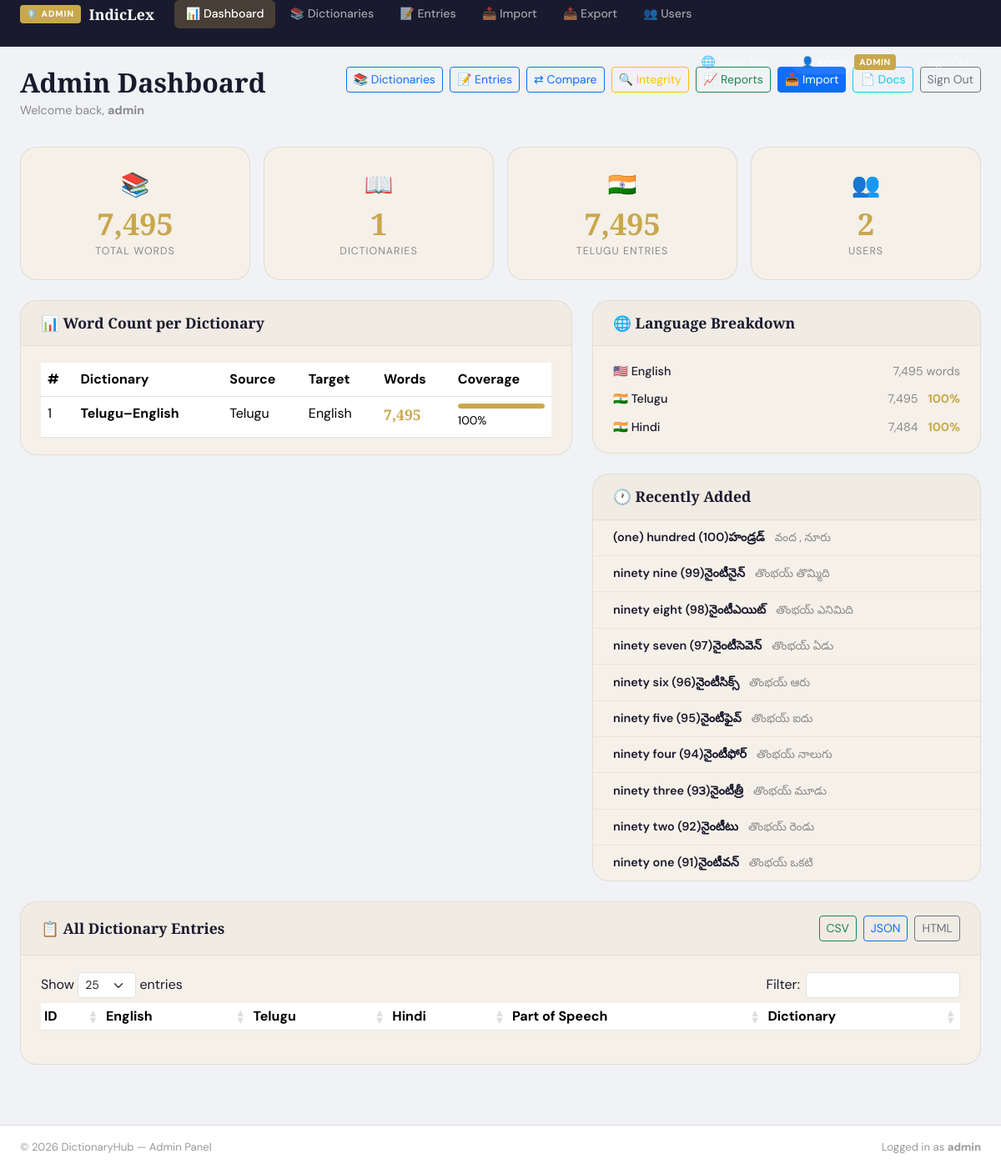
Before: /index.php?page=admin_dashboard (signed in) with the older database file.
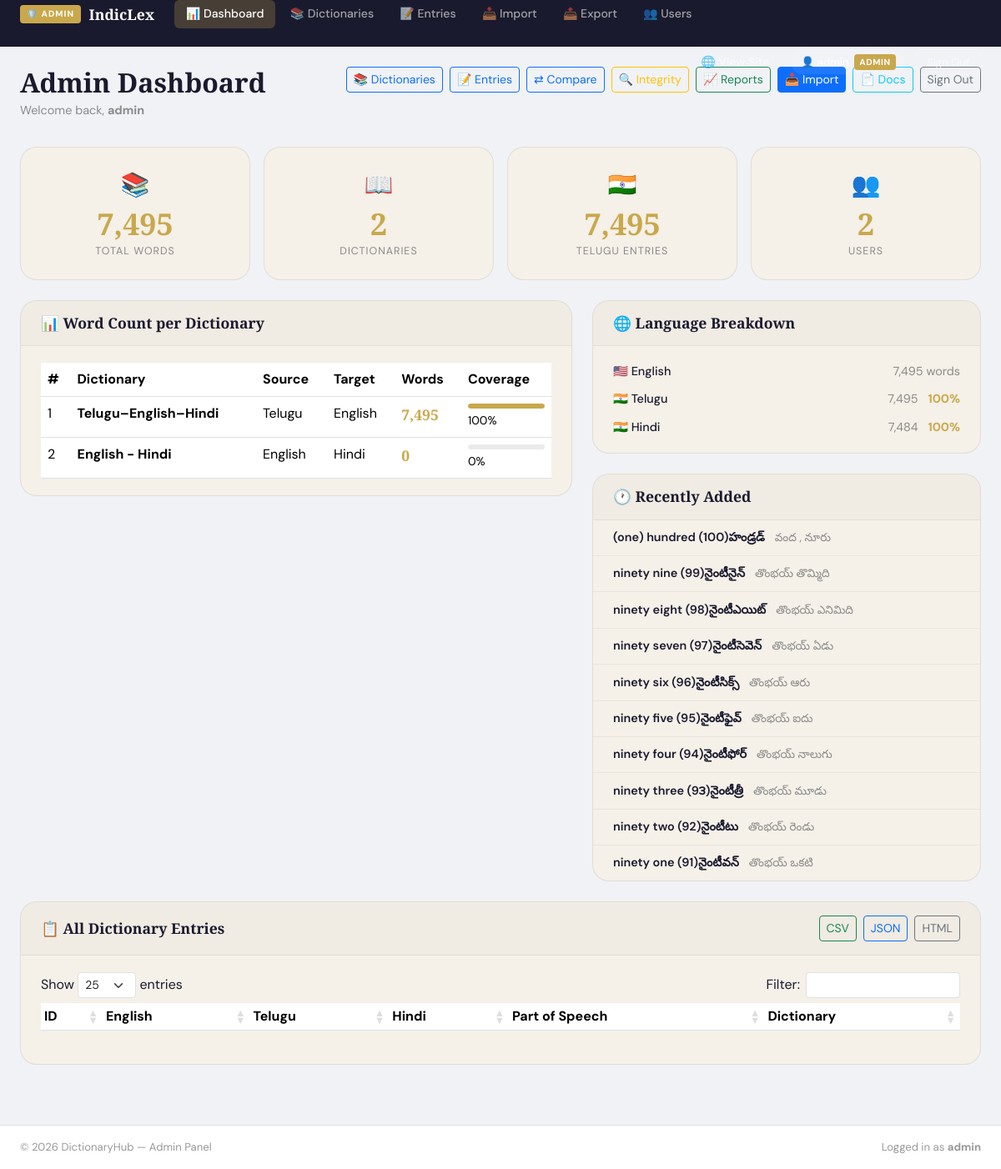
After: the same page with the newer database file.
### tables this page shows
CREATE TABLE `dictionaries` (
  `id` int(10) UNSIGNED NOT NULL,
  `name` varchar(255) NOT NULL,
  `description` text DEFAULT NULL,
  `source_lang` varchar(50) NOT NULL DEFAULT 'Telugu',
  `target_lang` varchar(50) NOT NULL DEFAULT 'English',
  `created_by` int(10) UNSIGNED DEFAULT NULL,
  `created_at` timestamp NOT NULL DEFAULT current_timestamp()
);

### includes/auth.php (called while the page is built, shortened)
<?php
function is_logged_in() {
    return isset($_SESSION['user_id']) && !empty($_SESSION['user_id']);
}
function current_user() {
    return [
        'id'       => $_SESSION['user_id'],
        'username' => $_SESSION['username'],
        'role'     => $_SESSION['role'],
    ];
}

### includes/admin_stats_data.php (called while the page is built, shortened)
<?php
$r = $db->query("SELECT COUNT(*) AS total FROM dictionary_entries");
if ($r) {
    $total_words = (int) $r->fetch_assoc()['total'];
}
$r = $db->query("SELECT COUNT(*) AS total FROM dictionaries");
if ($r) {
    $total_dicts = (int) $r->fetch_assoc()['total'];
}
$r = $db->query("SELECT COUNT(*) AS total FROM users");
if ($r) {
    $total_users = (int) $r->fetch_assoc()['total'];
}
$r = $db->query("SELECT COUNT(*) AS total FROM dictionary_entries WHERE telugu != '' AND telugu IS NOT NULL");
if ($r) {
    $with_telugu = (int) $r->fetch_assoc()['total'];
}
$r = $db->query("SELECT COUNT(*) AS total FROM dictionary_entries WHERE hindi != '' AND hindi IS NOT NULL");
if ($r) {
    $with_hindi = (int) $r->fetch_assoc()['total'];
}

### pages/admin_dashboard.php (the view, shortened to what this page needs)
<?php
require_once __DIR__ . '/../includes/auth.php';
require_once __DIR__ . '/../includes/db.php';
require_once __DIR__ . '/../includes/admin_stats_data.php';
$dict_stats = [];
$r = $db->query("
    SELECT d.id, d.name, d.source_lang, d.target_lang,
           COUNT(de.id) AS word_count
    FROM dictionaries d
    LEFT JOIN dictionary_entries de ON de.dictionary_id = d.id
    GROUP BY d.id, d.name, d.source_lang, d.target_lang
    ORDER BY word_count DESC
");
if ($r) while ($row = $r->fetch_assoc()) $dict_stats[] = $row;
$recent = [];
$r = $db->query("
    SELECT de.word, de.telugu, de.hindi, d.name AS dictionary_name
    FROM dictionary_entries de
    JOIN dictionaries d ON de.dictionary_id = d.id
    ORDER BY de.id DESC LIMIT 10
");
if ($r) while ($row = $r->fetch_assoc()) $recent[] = $row;
?>
<link rel="stylesheet" href="https://cdn.datatables.net/1.13.7/css/dataTables.bootstrap5.min.css">
<div class="admin-wrap">
  <div class="container-fluid px-4 py-4">
    <div class="admin-page-header">
      <div>
        <h1 class="admin-title">Admin Dashboard</h1>
        <p class="admin-subtitle">Welcome back, <strong><?php echo htmlspecialchars(current_user()['username']); ?></strong></p>
      </div>
      <div class="admin-header-actions d-flex flex-wrap gap-2">
        <a href="index.php?page=admin_dictionaries" class="btn btn-outline-primary btn-sm">📚 Dictionaries</a>
        <a href="index.php?page=admin_entries"      class="btn btn-outline-primary btn-sm">📝 Entries</a>
        <a href="index.php?page=admin_compare"      class="btn btn-outline-primary btn-sm">⇄ Compare</a>
        <a href="index.php?page=admin_integrity"    class="btn btn-outline-warning btn-sm">🔍 Integrity</a>
        <a href="index.php?page=admin_reports"      class="btn btn-outline-success btn-sm">📈 Reports</a>
        <a href="index.php?page=admin_import"       class="btn btn-primary btn-sm">📥 Import</a>
        <a href="index.php?page=admin_docs"         class="btn btn-outline-info btn-sm">📄 Docs</a>
        <a href="index.php?page=logout"             class="btn btn-outline-secondary btn-sm">Sign Out</a>
      </div>
    </div>
    <?php require __DIR__ . '/../includes/admin_stats_cards.php'; ?>
    <div class="row g-4 mb-4">
      <div class="col-md-7">
        <div class="admin-card">
          <div class="admin-card-header"><h5>📊 Word Count per Dictionary</h5></div>
          <div class="admin-card-body">
            <table class="table table-hover mb-0">
              <thead>
                <tr><th>#</th><th>Dictionary</th><th>Source</th><th>Target</th><th>Words</th><th>Coverage</th></tr>
              </thead>
              <tbody>
                <?php foreach ($dict_stats as $i => $d):
                  $pct = $total_words > 0 ? round(($d['word_count'] / $total_words) * 100) : 0;
                ?>
                  <tr>
                    <td><?php echo $i + 1; ?></td>
                    <td><strong><?php echo htmlspecialchars($d['name']); ?></strong></td>
                    <td><?php echo htmlspecialchars($d['source_lang']); ?></td>
                    <td><?php echo htmlspecialchars($d['target_lang']); ?></td>
                    <td><span class="admin-word-count"><?php echo number_format($d['word_count']); ?></span></td>
                    <td>
                      <div class="admin-progress">
                        <div class="admin-progress-bar" style="width:<?php echo $pct; ?>%"></div>
                      </div>
                      <small><?php echo $pct; ?>%</small>
                    </td>
                  </tr>
                <?php endforeach; ?>
              </tbody>
            </table>
          </div>
        </div>
      </div>
      <div class="col-md-5">
        <div class="admin-card mb-4">
          <div class="admin-card-header"><h5>🌐 Language Breakdown</h5></div>
          <div class="admin-card-body">
            <div class="lang-breakdown">
              <div class="lang-row">
                <span class="lang-name">🇺🇸 English</span>
                <span class="lang-count"><?php echo number_format($total_words); ?> words</span>
              </div>
              <div class="lang-row">
                <span class="lang-name">🇮🇳 Telugu</span>
                <span class="lang-count"><?php echo number_format($with_telugu); ?></span>
                <span class="lang-pct"><?php echo $total_words > 0 ? round(($with_telugu / $total_words) * 100) : 0; ?>%</span>
              </div>
              <div class="lang-row">
                <span class="lang-name">🇮🇳 Hindi</span>
                <span class="lang-count"><?php echo number_format($with_hindi); ?></span>
                <span class="lang-pct"><?php echo $total_words > 0 ? round(($with_hindi / $total_words) * 100) : 0; ?>%</span>
              </div>
            </div>
          </div>
        </div>
        <div class="admin-card">
          <div class="admin-card-header"><h5>🕐 Recently Added</h5></div>
          <div class="admin-card-body p-0">
            <ul class="admin-recent-list">
              <?php foreach ($recent as $entry): ?>
                <li class="admin-recent-item">
                  <div class="admin-recent-word"><?php echo htmlspecialchars($entry['word']); ?></div>
                  <div class="admin-recent-trans"><?php echo htmlspecialchars($entry['telugu'] ?: '—'); ?></div>
                </li>
              <?php endforeach; ?>
            </ul>
          </div>
        </div>
      </div>
    </div>
    <div class="admin-card">
      <div class="admin-card-header d-flex justify-content-between align-items-center">
        <h5 class="mb-0">📋 All Dictionary Entries</h5>
        <div class="d-flex gap-2">
          <a href="index.php?page=upload&action=export&format=csv"  class="btn btn-outline-success btn-sm">CSV</a>
          <a href="index.php?page=upload&action=export&format=json" class="btn btn-outline-primary btn-sm">JSON</a>
          <a href="index.php?page=upload&action=export&format=html" class="btn btn-outline-secondary btn-sm">HTML</a>
        </div>
      </div>
      <div class="admin-card-body">
        <table id="entriesTable" class="table table-hover table-sm" style="width:100%">
          <thead>
            <tr>
              <th>ID</th><th>English</th><th>Telugu</th>
              <th>Hindi</th><th>Part of Speech</th><th>Dictionary</th>
            </tr>
          </thead>
        </table>
      </div>
    </div>
  </div>
</div>

### index.php (shortened to what this page needs)
<?php
require_once 'includes/auth.php';
$page = isset($_GET['page']) ? $_GET['page'] : 'home';
$admin_pages = [
    'admin_dashboard',
    'admin_import',
    'upload',
    'admin_dictionaries',
    'admin_entries',
    'admin_compare',
    'admin_integrity',
    'admin_reports',
    'admin_docs'
];
if (in_array($page, $admin_pages)) {
    require 'includes/admin_header.php';
    require "pages/{$page}.php";
    require 'includes/admin_footer.php';
    exit;
}
?>

### includes/admin_header.php (shortened to what this page needs)
<?php
$current_page = isset($_GET['page']) ? $_GET['page'] : '';
$user         = current_user();
?>
<!DOCTYPE html>
<html lang="en" data-bs-theme="light">
<head>
  <link href="https://cdn.jsdelivr.net/npm/bootstrap@5.3.2/dist/css/bootstrap.min.css" rel="stylesheet">
  <link rel="stylesheet" href="assets/css/style.css">
  <link rel="stylesheet" href="assets/css/admin.css">
</head>
<body class="admin-body">
<nav class="admin-navbar">
  <div class="admin-navbar-brand">
    <span class="admin-badge">🛡️ ADMIN</span>
    <a href="index.php?page=admin_dashboard" class="admin-site-name">IndicLex</a>
  </div>
  <ul class="admin-nav-links">
    <li>
      <a href="index.php?page=admin_dashboard" class="admin-nav-link <?php echo $current_page === 'admin_dashboard' ? 'active' : ''; ?>">
        📊 Dashboard
      </a>
    </li>
    <li>
      <a href="index.php?page=admin_dictionaries" class="admin-nav-link <?php echo $current_page === 'admin_dictionaries' ? 'active' : ''; ?>">
        📚 Dictionaries
      </a>
    </li>
    <li>
      <a href="index.php?page=admin_entries" class="admin-nav-link <?php echo $current_page === 'admin_entries' ? 'active' : ''; ?>">
        📝 Entries
      </a>
    </li>
    <li>
      <a href="index.php?page=admin_import" class="admin-nav-link <?php echo $current_page === 'admin_import' ? 'active' : ''; ?>">
        📥 Import
      </a>
    </li>
    <li>
      <a href="index.php?page=upload" class="admin-nav-link <?php echo $current_page === 'upload' ? 'active' : ''; ?>">
        📤 Export
      </a>
    </li>
    <li>
      <a href="index.php?page=admin_users" class="admin-nav-link <?php echo $current_page === 'admin_users' ? 'active' : ''; ?>">
        👥 Users
      </a>
    </li>
  </ul>
  <div class="admin-navbar-right">
    <a href="index.php" class="admin-nav-link" target="_blank">🌐 View Site</a>
    <div class="admin-user-pill">
      👤 <?php echo htmlspecialchars($user['username']); ?>
      <span class="admin-role-tag">admin</span>
    </div>
    <a href="index.php?page=logout" class="admin-logout-btn">Sign Out</a>
  </div>
</nav>

### includes/admin_stats_cards.php (shortened to what this page needs)
<div class="row g-3 mb-4 admin-stats-cards" id="admin-stats-cards">
  <div class="col-6 col-md-3">
    <div class="admin-stat-card">
      <div class="admin-stat-icon">📚</div>
      <div class="admin-stat-num" id="stat-total-words"><?php echo number_format($total_words); ?></div>
      <div class="admin-stat-label">Total Words</div>
    </div>
  </div>
  <div class="col-6 col-md-3">
    <div class="admin-stat-card">
      <div class="admin-stat-icon">📖</div>
      <div class="admin-stat-num" id="stat-total-dicts"><?php echo number_format($total_dicts); ?></div>
      <div class="admin-stat-label">Dictionaries</div>
    </div>
  </div>
  <div class="col-6 col-md-3">
    <div class="admin-stat-card">
      <div class="admin-stat-icon">🇮🇳</div>
      <div class="admin-stat-num" id="stat-with-telugu"><?php echo number_format($with_telugu); ?></div>
      <div class="admin-stat-label">Telugu Entries</div>
    </div>
  </div>
  <div class="col-6 col-md-3">
    <div class="admin-stat-card">
      <div class="admin-stat-icon">👥</div>
      <div class="admin-stat-num" id="stat-total-users"><?php echo number_format($total_users); ?></div>
      <div class="admin-stat-label">Users</div>
    </div>
  </div>
</div>

### includes/admin_footer.php (shortened to what this page needs)
<footer class="admin-footer">
  <div>© <?php echo date('Y'); ?> DictionaryHub — Admin Panel</div>
  <div>Logged in as <strong><?php echo htmlspecialchars(current_user()['username']); ?></strong></div>
</footer>
</body>
</html>

### assets/css/style.css (style rules this page uses)
:root { --ink: #1a1a2e; --cream: #f5f0e8; --gold: #c9a84c; --accent: #e05a3a; --muted: #8a8a8a; }
* { box-sizing: border-box; }
body { font-family: 'DM Sans', sans-serif; background-color: var(--cream); color: var(--ink); transition: background 0.4s, color 0.4s; overflow-x: hidden; }
.admin-stat-card { background: var(--cream); border: 1.5px solid rgba(0,0,0,0.08); border-radius: 20px; padding: 1.5rem; text-align: center; transition: transform 0.2s, box-shadow 0.2s; }
.admin-stat-icon { font-size: 1.75rem; margin-bottom: 0.5rem; }
.admin-stat-num { font-family: 'Playfair Display', serif; font-size: 2.25rem; font-weight: 700; color: var(--gold); line-height: 1; }
.admin-stat-label { font-size: 0.78rem; text-transform: uppercase; letter-spacing: 0.08em; color: var(--muted); margin-top: 0.3rem; }
.admin-card { background: var(--cream); border: 1.5px solid rgba(0,0,0,0.08); border-radius: 20px; overflow: hidden; }
.admin-card-header { padding: 1rem 1.5rem; border-bottom: 1px solid rgba(0,0,0,0.06); background: rgba(0,0,0,0.02); }
.admin-card-header h5 { font-family: 'Playfair Display', serif; font-size: 1.1rem; font-weight: 700; margin: 0; }
.admin-card-body { padding: 1.25rem 1.5rem; }
.admin-word-count { font-family: 'Playfair Display', serif; font-size: 1.1rem; font-weight: 700; color: var(--gold); }
.admin-progress { height: 6px; background: rgba(0,0,0,0.08); border-radius: 3px; overflow: hidden; margin-bottom: 2px; }
.admin-progress-bar { height: 100%; background: var(--gold); border-radius: 3px; transition: width 0.6s ease; }
.lang-breakdown { display: flex; flex-direction: column; gap: 0.75rem; }
.lang-row { display: flex; align-items: center; gap: 0.75rem; font-size: 0.9rem; }
.lang-name { flex: 1; font-weight: 500; }
.lang-count { color: var(--muted); }
.lang-pct { font-weight: 700; color: var(--gold); min-width: 35px; text-align: right; }
.admin-recent-list { list-style: none; padding: 0; margin: 0; }
.admin-recent-item { padding: 0.65rem 1.5rem; border-bottom: 1px solid rgba(0,0,0,0.05); display: flex; align-items: baseline; gap: 0.75rem; }
.admin-recent-item:last-child { border-bottom: none; }
.admin-recent-word { font-weight: 600; font-size: 0.9rem; min-width: 100px; }
.admin-recent-trans { color: var(--muted); font-size: 0.85rem; }
.admin-page-header { display: flex; align-items: flex-start; justify-content: space-between; flex-wrap: wrap; gap: 1rem; margin-bottom: 2rem; }
.admin-title { font-family: 'Playfair Display', serif; font-size: 2rem; font-weight: 700; margin: 0; }
.admin-subtitle { color: var(--muted); font-size: 0.9rem; margin: 0.25rem 0 0; }
.admin-header-actions { display: flex; gap: 0.5rem; flex-wrap: wrap; }
.admin-wrap { min-height: 80vh; }

Changed rows visible on the page:
changed dictionaries "Telugu": name "Telugu–English" → "Telugu–English–Hindi"
added dictionaries: name "English - Hindi", source_lang "English", target_lang "Hindi", word_count "0", pct "0"
Other visible differences:
$total_dicts: "1" → "2"
